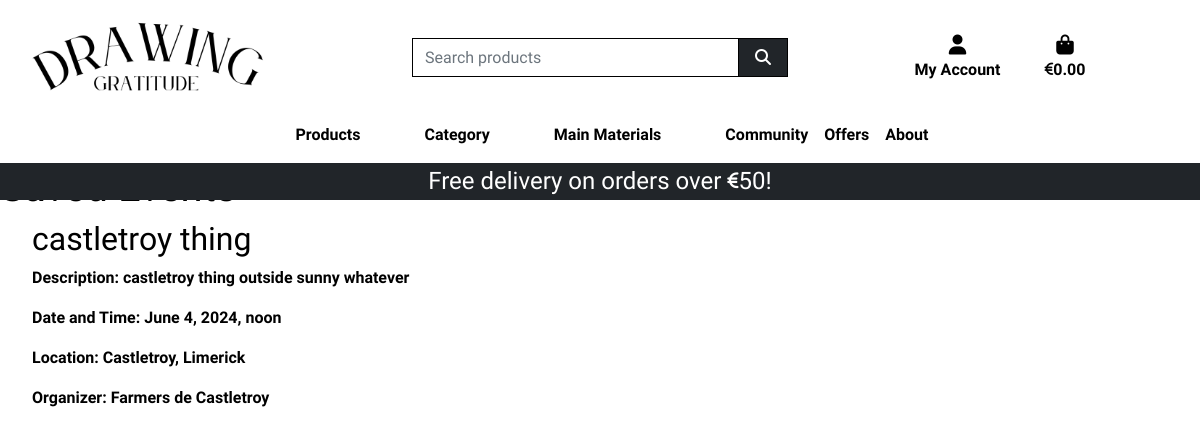
Page /profile/saved_events/ (signed in) on the earlier database version.
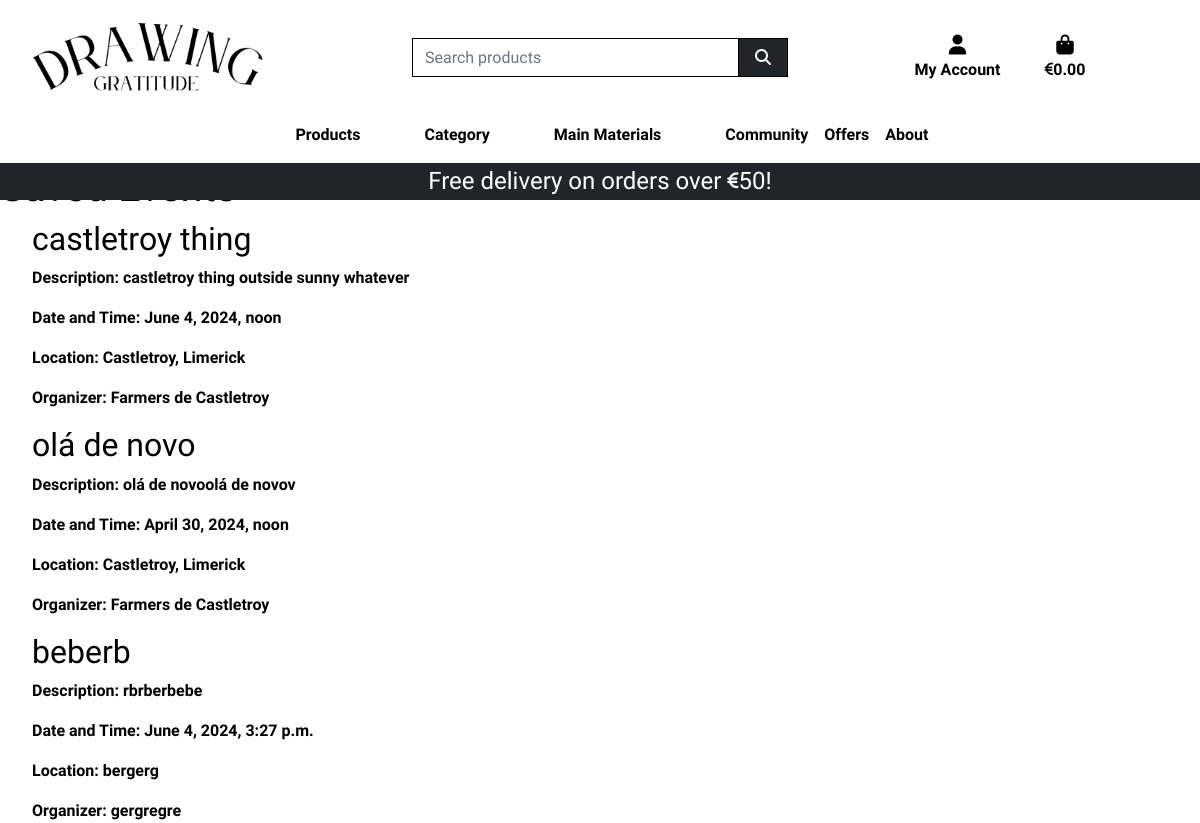
Same page on the later database version.
### events/models.py (models this page shows, shortened)
class Event(models.Model):
    title = models.CharField(max_length=255)
    description = models.TextField()
    date_and_time = models.DateTimeField()
    location = models.CharField(max_length=255)
    organizer = models.CharField(max_length=255)
    save_event = models.ManyToManyField(User, related_name='saved_events')

### profiles/views.py (the view)
# urls.py: path('saved_events/', views.saved_events, name='saved_events'),
def saved_events(request):
    saved_events = Event.objects.filter(save_event=request.user)
    return render(request, 'profiles/saved_events.html', {'saved_events': saved_events})

### bag/contexts.py (called while the page is built, shortened)
def bag_contents(request):
    bag_items = []
    total = 0
    total_discounted_price = 0
    product_count = 0
    bag = request.session.get('bag', {})
    delivery = total * Decimal(settings.STANDARD_DELIVERY_PERCENTAGE / 100) if total < settings.FREE_DELIVERY_THRESHOLD else 0
    grand_total = total + delivery
    context = {
        'bag_items': bag_items,
        'total': total,
        'total_discounted_price': total_discounted_price,
        'product_count': product_count,
        'delivery': delivery,
        'free_delivery_delta': max(0, settings.FREE_DELIVERY_THRESHOLD - total),
        'free_delivery_threshold': settings.FREE_DELIVERY_THRESHOLD,
        'grand_total': grand_total,
    }
    return context

### profiles/templates/profiles/saved_events.html (shortened to what this page needs)
{% extends "base.html" %}
{% load static %}
{% load crispy_forms_tags %}
{% block extra_css %}
    <link rel="stylesheet" href="{% static 'profiles/css/profile.css' %}">
{% endblock %}
{% block page_header %}
    <div class="container header-container">
    </div>
{% endblock %}
{% block content %}
<h1>Saved Events</h1>
    {% if saved_events %}
    <ul>
        {% for event in saved_events %}
        <li>
            <h2>{{ event.title }}</h2>
            <p><strong>Description:</strong> {{ event.description }}</p>
            <p><strong>Date and Time:</strong> {{ event.date_and_time }}</p>
            <p><strong>Location:</strong> {{ event.location }}</p>
            <p><strong>Organizer:</strong> {{ event.organizer }}</p>
        </li>
        {% endfor %}
    </ul>
    {% else %}
    <p>No events saved yet.</p>
{% endif %}
{% endblock %}

### templates/base.html (shortened to what this page needs)
{% load static %}
{% load crispy_forms_tags %}
<!doctype html>
<html lang="en">
  <head>
    {% block corecss %}
      <link href="https://cdn.jsdelivr.net/npm/bootstrap@5.0.2/dist/css/bootstrap.min.css" rel="stylesheet">
      <link rel="stylesheet" href="{% static 'css/base.css' %}">
      <link rel="stylesheet" href="https://cdnjs.cloudflare.com/ajax/libs/font-awesome/6.5.1/css/all.min.css">
    {% endblock %}
    {% block extra_css %}
    {% endblock %}
  </head>
  <body>
    <header class="container-fluid fixed-top">
      <div id="topnav" class="row bg-white pt-lg-2 d-none d-lg-flex">
        <div class="col-12 col-lg-4 my-auto py-1 py-lg-0 text-center text-lg-left">
          <a href="{% url 'home' %}" class="nav-link main-logo-link">
            <img src="{{ MEDIA_URL }}home/logo.png" alt="logo" class="logo-img">
          </a>
        </div>
        <div class="col-12 col-lg-4 my-auto py-1 py-lg-0">
          <form method="GET" action="{% url 'products' %}">
            <div class="input-group w-100">
              <input class="form-control border border-black rounded-0" type="text" name="q" placeholder="Search products">
              <div class="input-group-append">
                <button class="form-control btn btn-dark border border-black rounded-0" type="submit">
                  <span class="icon">
                    <i class="fa-solid fa-magnifying-glass"></i>
                  </span>
                </button>
              </div>
            </div>
          </form>
        </div>
        <div class="col-12 col-lg-4 my-auto py-1 py-lg-0">
          <ul class="list-inline list-unstyled text-center text-lg-right my-0">
            <li class="list-inline-item dropdown">
                <a class="text-black nav-link" href="#" id="user-options" role="button" data-bs-toggle="dropdown" aria-expanded="false">
                    <div class="text-center">
                        <div><i class="fas fa-user fa-lg"></i></div>
                        <p class="my-0">My Account</p>
                    </div>
                </a>
            </li>
            <li class="list-inline-item">
                <a class="{% if grand_total %}text-info fw-bold{% else %}text-black{% endif %} nav-link" href="{% url 'view_bag' %}">
                    <div class="text-center">
                        <div><i class="fas fa-shopping-bag fa-lg"></i></div>
                        <p class="my-0">
                            {% if grand_total %}
                              <i class="fa-solid fa-euro-sign fa-sm"></i>{{ grand_total|floatformat:2 }}
                            {% else %}
                              <i class="fa-solid fa-euro-sign fa-sm"></i>0.00
                            {% endif %}
                        </p>
                    </div>
                </a>
            </li>
          </ul>
        </div>
      </div>
      <div class="row bg-white">
        <nav class="navbar navbar-expand-lg navbar-light w-100">
          {% include 'includes/main-nav.html' %}
        </nav>
      </div>
      <div id="delivery-banner" class="row text-center">
        <div class="col bg-dark text-white">
          <h4 class="my-1">Free delivery on orders over <i class="fa-solid fa-euro-sign fa-xs"></i>{{ free_delivery_threshold }}!</h4>
        </div>
      </div>
    </header>
    {% block page_header %}
    {% endblock %}
    {% block content %}
    {% endblock %}
  </body>
</html>

### templates/includes/main-nav.html (shortened to what this page needs)
<div class="collapse navbar-collapse" id="main-nav">
    <ul class="navbar-nav me-auto mx-auto">
        <li class="nav-item dropdown">
            <a class="logo-font fw-bold nav-link text-black me-5" href="#" id="all-products-link" role="button" data-bs-toggle="dropdown" aria-expanded="false">
                Products
            </a>
        </li>
        <li class="nav-item dropdown">
            <a class="logo-font fw-bold nav-link text-black me-5" href="#" id="clothing-link" role="button" data-bs-toggle="dropdown" aria-expanded="false">
                Category
            </a>
        </li>
        <li class="nav-item dropdown">
            <a class="logo-font fw-bold nav-link text-black me-5" href="#" id="homeware-link" role="button" data-bs-toggle="dropdown" aria-expanded="false">
                Main Materials
            </a>
        </li>
        <li class="nav-item">
            <a class="nav-link logo-font fw-bold text-black" href="{% url 'community' %}">Community</a>
        </li>
        <li class="nav-item dropdown">
            <a class="logo-font fw-bold nav-link text-black" href="" role="button" data-bs-toggle="dropdown" aria-expanded="false">
                Offers
            </a>
        </li>
        <li class="nav-item dropdown">
            <a class="logo-font fw-bold nav-link text-black" href="" id="specials-link" role="button" data-bs-toggle="dropdown" aria-expanded="false">
                About
            </a>
        </li>
    </ul>
</div>

### static/css/base.css (style rules this page uses)
html { height: 100%; }
body { background-color: white; font-family: "Quicksand", sans-serif; font-optical-sizing: auto; font-weight: 600; color: black; }
.logo-img { max-width: 15em; }
.icon { align-items: center; display: inline-flex; justify-content: center; height: 1.5rem; width: 1.5rem; }
.main-logo-link { width: fit-content; }
.text-black { color: #000 !important; }
.border-black { border: 1px solid black !important; }
li { list-style: none; }
@media (min-width: 1200px) { .container { max-width: 80%; } }
@media (min-width: 992px) { .header-container { padding-top: 164px; } }

Differences in the rows shown:
added Event: title "olá de novo", description "olá de novoolá de novov", date_and_time "April 30, 2024, noon", location "Castletroy, Limerick", organizer "Farmers de Castletroy"
added Event: title "beberb", description "rbrberbebe", date_and_time "June 4, 2024, 3:27 p.m.", location "bergerg", organizer "gergregre"
